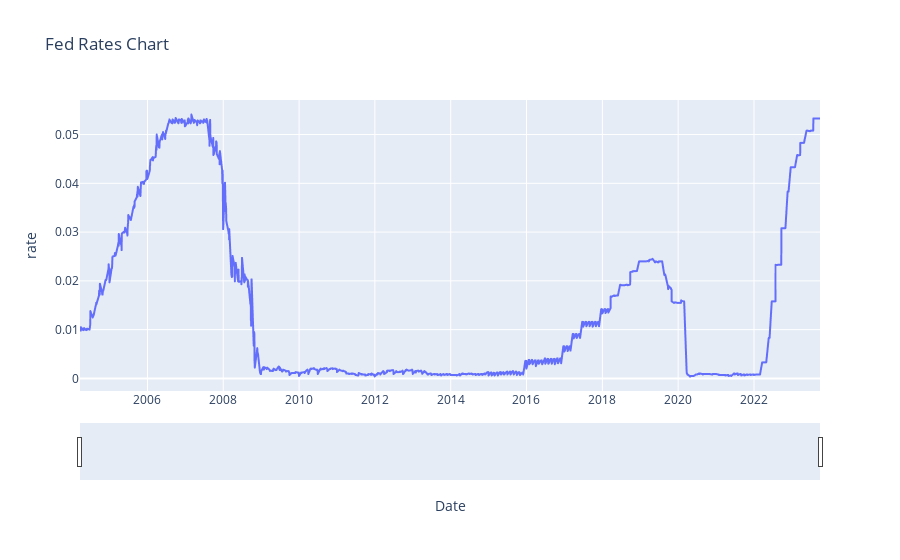

Notebook source saved alongside this figure:
### Code cell
fig = px.line(df, x='Date', y='rate',
              labels={'value': 'Fed Rate', 'variable': 'Metric', 'Date': 'Date'},
              title='Fed Rates Chart')

fig.update_layout(xaxis=dict(rangeslider=dict(visible=True), type="date"))

fig.show()

### Figure 1 — Plotly figure (JSON) as saved in the notebook; plotly's stock layout.template omitted (floating-point values rounded to 4 significant figures; data arrays with more than 128 entries replaced by an {"elided": "..."} marker saying what was removed)
{"data": [{"hovertemplate": "Date=%{x}<br>rate=%{y}<extra></extra>", "legendgroup": "", "line": {"color": "#636efa", "dash": "solid"}, "marker": {"symbol": "circle"}, "mode": "lines", "name": "", "showlegend": false, "type": "scattergl", "x": {"elided": "4916 str values"}, "xaxis": "x", "y": {"elided": "4916 float values"}, "yaxis": "y"}], "layout": {"legend": {"tracegroupgap": 0}, "title": {"text": "Fed Rates Chart"}, "xaxis": {"anchor": "y", "domain": [0, 1], "rangeslider": {"visible": true}, "title": {"text": "Date"}, "type": "date"}, "yaxis": {"anchor": "x", "domain": [0, 1], "title": {"text": "rate"}}}}
